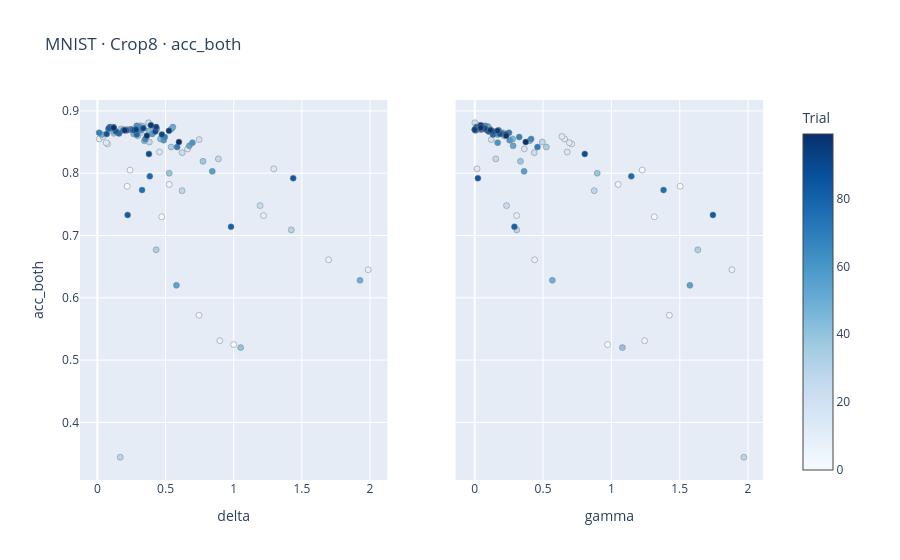

The code cell stored with this chart in its notebook:
### Markdown cell above
## Resultados guardados y evaluación en prueba

Elegí un estudio guardado para ver sus mejores parámetros y los gráficos de cortes de Optuna. La última celda evalúa esos parámetros en un lote independiente de prueba con la misma cantidad de mezclas e iteraciones del estudio.

### Code cell
dataset, objective_metric = "mnist", "acc_both"
""

study = load_study(dataset, objective_metric)
print(f"Crop8 · {study.best_value:.6g} · {study.best_params}")
plot_study(study, dataset, objective_metric)
